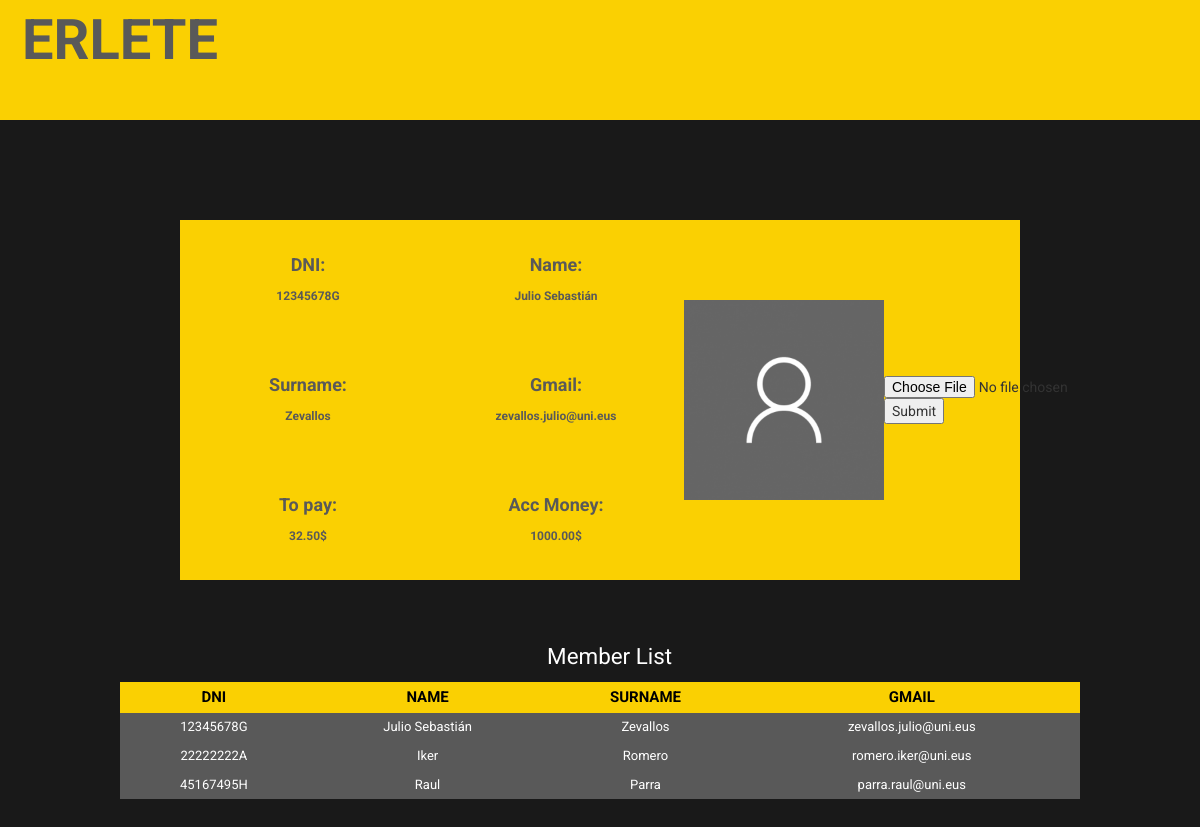
Before: /account.php (signed in) with the older database file.
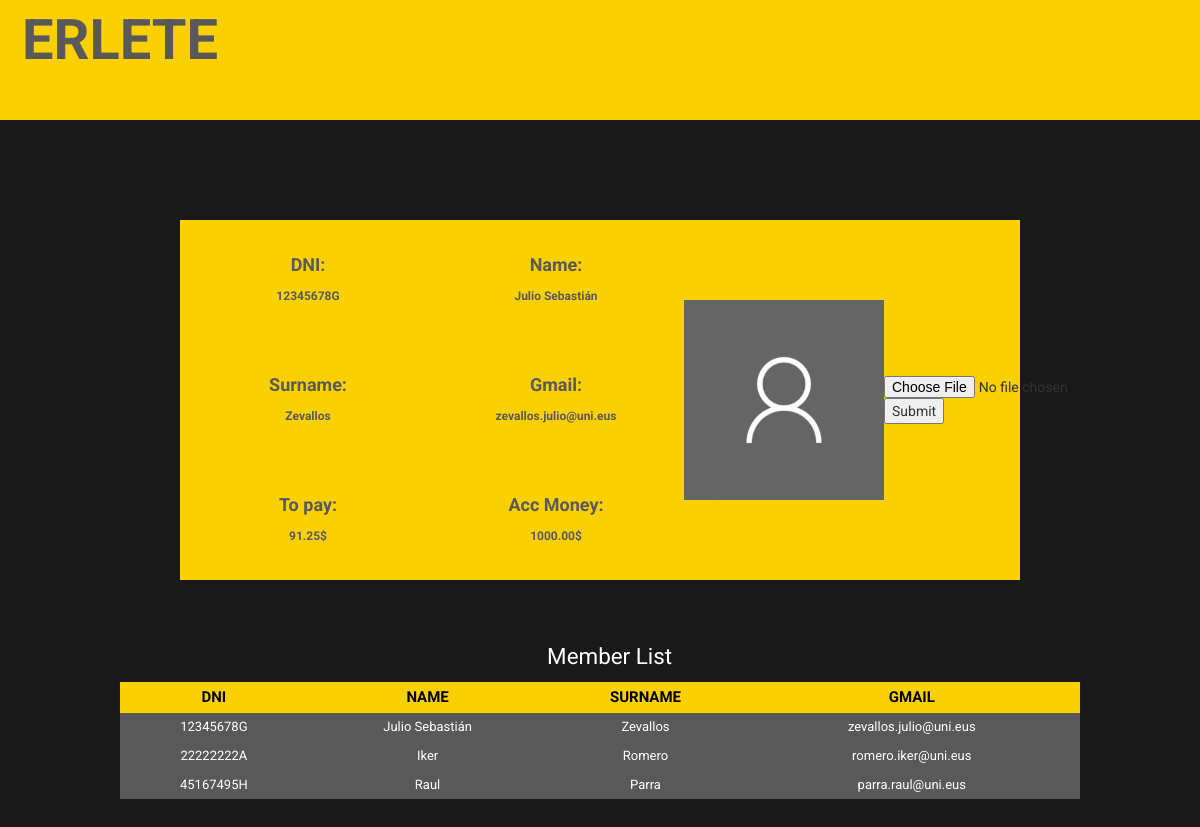
After: the same page with the newer database file.
### tables this page shows
CREATE TABLE `personas` (
  `dni` varchar(9) NOT NULL,
  `nombre` varchar(15) NOT NULL,
  `apellido` varchar(25) NOT NULL,
  `gmail` varchar(50) NOT NULL,
  `contraseña` varchar(50) NOT NULL,
  `admin` tinyint(1) NOT NULL,
  `dinero_pagar` decimal(65,2) NOT NULL,
  `dinero_cuenta` decimal(65,2) NOT NULL,
  `foto` varchar(100) NOT NULL DEFAULT 'resources/images/perfiles/perfil.png'
);

### web/account.php (the view, shortened to what this page needs)
<!DOCTYPE html>
<html>
	  <head>
  				<link rel="stylesheet" href="https://maxcdn.bootstrapcdn.com/bootstrap/3.4.1/css/bootstrap.min.css">
				<link rel="stylesheet" href="css.css">
			</head>
	  <body>
					<div class="title">
						<p class="titletext">ERLETE</p>
					</div>
	   			<div class="bgdiv">
	   						<div class="photodiv">
								<?php
				    			if (isset($_SESSION['erablitzailea_a_g'])) {
					    			$dni = $_SESSION['erablitzailea_a_g'];
									$link =  ConnectDataBase();
									$result3=mysqli_query($link, "select Foto from Personas where dni = '$dni'");
									$imprimir=mysqli_fetch_array($result3);
									?>
								<img  class="photoacc" src="<?php echo $imprimir['Foto']; ?>">
								<form action="upload.php" method="POST" enctype="multipart/form-data">
									<input type='file' name="imagen">
									<input type="submit">
								</form>
	  	 			<?php
					$result=mysqli_query($link, "select nombre,apellido,gmail,dinero_pagar,dinero_cuenta from Personas where dni = '$dni'");
					$imprimir = mysqli_fetch_array($result);
					?>
					</div>
						<div class="bgacc">
						<div class="campoacc">
								<p class="textstyleacc">DNI:</p>
							<?php
								echo $dni;
							?>
						</div>
						<div class="campoacc">
								<p class="textstyleacc">Name:</p>
							<?php
								echo $imprimir['nombre'];
							?>
						</div>
					</div>
					<div class="bgacc">
						<div class="campoacc">
								<p class="textstyleacc">Surname:</p>
							<?php
								echo $imprimir['apellido'];
							?>
						</div>
						<div class="campoacc">
								<p class="textstyleacc">Gmail:</p>
							<?php
								echo $imprimir['gmail'];
							?>
						</div>
					</div>
					<div class="bgacc">
						<div class="campoacc">
								<p class="textstyleacc">To pay:</p>
							<?php
								echo  $imprimir['dinero_pagar'] . "$";
							?>
						</div>
						<div class="campoacc">
								<p class="textstyleacc">Acc Money:</p>
							<?php
								echo $imprimir['dinero_cuenta']. "$";
							?>
						</div>
					</div>
	   			</div>
					<div class="tableaccdiv">
						<p class="texttitle">Member List</p>
						<table class="tableacc">
							<thead>
									<tr>
										<th>DNI</th>
										<th>NAME</th>
										<th>SURNAME</th>
										<th>GMAIL</th>
									</tr>
							</thead>
					<?php
						$result2 =mysqli_query($link, "select dni,nombre,apellido,gmail,dinero_pagar,dinero_cuenta from Personas");
						while($imprimir2 = mysqli_fetch_array($result2)){
							if ($result2->num_rows > 0) {
							  	?>
										<tbody>
											<tr>
												<td>
													<?php
														echo $imprimir2['dni'];
													?>
												</td>
												<td>
													<?php
														echo $imprimir2['nombre'];
													?>
												</td>
												<td>
													<?php
														echo $imprimir2['apellido'];
													?>
												</td>
												<td>
													<?php
														echo $imprimir2['gmail'];
													?>
												</td>
											</tr>
										</tbody>
								<?php
							} else {
							  echo "0 results";
							}
						}
						?>
					</div>
				<?php
					} else{
						echo "You are not logged in";
					}
		?>
	  </body>
</html>

### web/css.css (style rules this page uses)
body { margin:0; font-family: 'Roboto', sans-serif; background-color: #191919; -ms-overflow-style: none; scrollbar-width: none; }
.title { text-align: center; background-color:#FAD002; height: 15vh; margin:0px; padding:0px; width: 100% }
.titletext { font-size: 400%; text-decoration: none; font-weight: bold; color: #595959; width: 20%; }
form { margin-block-end:0; }
.campoacc { width: 20vw; height: 15vh; padding-top: 4vh; color: #595959; font-weight: bold; text-align: center; }
.textstyleacc { font-size: 150%; }
.bgacc { display:flex; flex-direction:row; justify-content: space-evenly; font-size: 1.5vh; width:60%; }
table.tableacc { background-color: #595959; width: 100%; height: 200%; text-align: center; border-collapse: collapse; }
table.tableacc td, table.tableacc th { border: 0px solid #000000; padding: 5px 4px; }
table.tableacc tbody td { font-size: 13px; color: #FFFFFF; }
table.tableacc thead { background: #FAD002; }
table.tableacc thead th { font-size: 15px; font-weight: bold; color: #000000; text-align: center; }
.tableaccdiv { width: 80%; margin:10%; margin-top: 5%; }
.texttitle { color: white; font-size: 160%; margin-left:2%; text-align: center; }
.bgdiv { margin-top:5%; background-color: #FAD002; width: 70%; margin-left: 15%; }
.photodiv { display: flex; flex-direction: center; align-items:center; width: 40%; height: 45vh; float:right; }
.photoacc { width: 25vh; height: 25vh; }

Changed rows visible on the page:
changed personas "Julio Sebastián": dinero_pagar "32.50" → "91.25"
